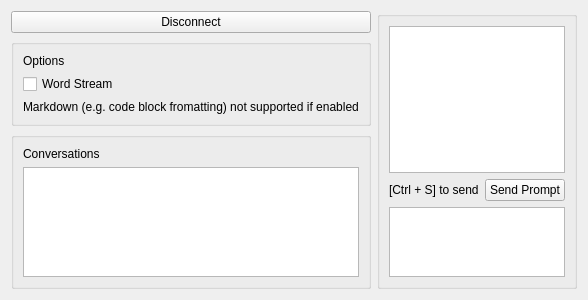
<?xml version="1.0" encoding="UTF-8"?>
<ui version="4.0">
 <class>Chat</class>
<widget class="QWidget" name="Chat">
    <property name="geometry">
        <rect>
            <x>0</x>
            <y>0</y>
            <width>400</width>
            <height>300</height>
        </rect>
    </property>
    <property name="windowTitle">
        <string>Form</string>
    </property>

    <layout class="QVBoxLayout" name="verticalLayout_tab">



        <item>

            <layout class="QHBoxLayout" name="horizontalLayout_tab" stretch="1,6">

                <item>
                    <layout class="QVBoxLayout" name="verticalLayout_2">
                        <item>

                            <widget class="QPushButton" name="DisconnectButton">
                                <property name="text">
                                    <string>Disconnect</string>
                                </property>
                            </widget>
                        </item>
                        <item>
                            <widget class="QGroupBox" name="SettingssGroup">
                                <!-- <property name="title">
                                    <string>Options</string>
                                </property> -->
                                <layout class="QVBoxLayout" name="verticalLayout_276788">
                                    <item>
                                        <widget class="QLabel" name="OptionsLabel">
                                            <property name="text">
                                                <string>Options</string>
                                            </property>
                                        </widget>
                                    </item>
                                    <item>
                                        <widget class="QCheckBox" name="CheckBoxStream">
                                            <property name="text">
                                                <string>Word Stream</string>
                                            </property>
                                        </widget>                                    
                                    </item>
                                    <item>
                                        <widget class="QLabel" name="WordStreamExplanationLabel">
                                            <property name="text">
                                                <string>Markdown (e.g. code block fromatting) not supported if enabled</string>
                                            </property>
                                        </widget>
                                    </item>

                                    <!-- <item>
                                        <widget class="QCheckBox" name="CheckBoxDetails">
                                            <property name="text">
                                                <string>Append response details</string>
                                            </property>
                                        </widget>                                    
                                    </item> -->

                                    <!-- <item>
                                        <layout class="QHBoxLayout" name="horizontalLayout_9879" stretch="1, 1, 4, 4">
                                            <item>
                                                <widget class="QPushButton" name="KeepAlivePlus">
                                                    <property name="text">
                                                        <string>+</string>
                                                    </property>
                                                </widget>                         
                                            </item>
                                            <item>
                                                <widget class="QPushButton" name="KeepAliveMinus">
                                                    <property name="text">
                                                        <string>-</string>
                                                    </property>
                                                </widget>                                 
                                            </item>

                                            <item>
                                                <widget class="QLabel" name="TimeoutLabel">
                                                    <property name="text">
                                                        <string>Timeout [m]:</string>
                                                    </property>
                                                </widget>
                                            </item>
                                            <item>
                                                <widget class="QLabel" name="TimeoutValueLabel">
                                                    <property name="text">
                                                        <string>5</string>
                                                    </property>
                                                </widget>
                                            </item>

                                        </layout>
                                    </item> -->

                                </layout>
                            </widget>
                        </item>

                        <item>
                            <widget class="QGroupBox" name="ConversationsGroup">
                                <!-- <property name="title">
                                    <string>Conversations</string>
                                </property> -->
                                <layout class="QVBoxLayout" name="verticalLayout_278" stretch="1,40">
                                    <item>
                                        <widget class="QLabel" name="ConversationsLabel">
                                            <property name="text">
                                                <string>Conversations</string>
                                            </property>
                                        </widget>
                                    </item>
                                    <item>
                                        <widget class="QListWidget" name="ConversationsListWidget"/>
                                    </item>
                                    <!-- <item>
                                        <widget class="QPushButton" name="NewConversationButton">
                                            <property name="text">
                                                <string>New</string>
                                            </property>
                                        </widget>
                                    </item> -->
                                </layout>
                            </widget>
                        </item>


                    </layout>
                </item>

                <item>
                    <widget class="QGroupBox" name="ActiveChatGroup">

                        <layout class="QVBoxLayout" name="verticalLayout" stretch="11,2,1">
                            <item>
                                <widget class="QTextEdit" name="MessageDisplay"/>
                            </item>
                            <!-- <item>
                                <widget class="QListWidget" name="MessageDisplayListWidget"/>
                            </item> -->
                            <item>
                                <layout class="QHBoxLayout" name="horizontalLayout_3" stretch="5,1">
                                    <item>
                                        <widget class="QLabel" name="ShortctuLabel">
                                            <property name="text">
                                                <string>[Ctrl + S] to send</string>
                                            </property>
                                        </widget>
                                    </item>
                                    <item>
                                        <widget class="QPushButton" name="SendPromptButton">
                                            <property name="text">
                                                <string>Send Prompt</string>
                                            </property>
                                        </widget>
                                    </item>
                                </layout>
                            </item>
                            <item>
                                <widget class="QPlainTextEdit" name="PromptEditor"/>
                            </item>
                        </layout>
                    </widget>
                </item>
                
            </layout>
        </item>
        
    </layout>

</widget>
<resources/>
<connections/>
</ui>
